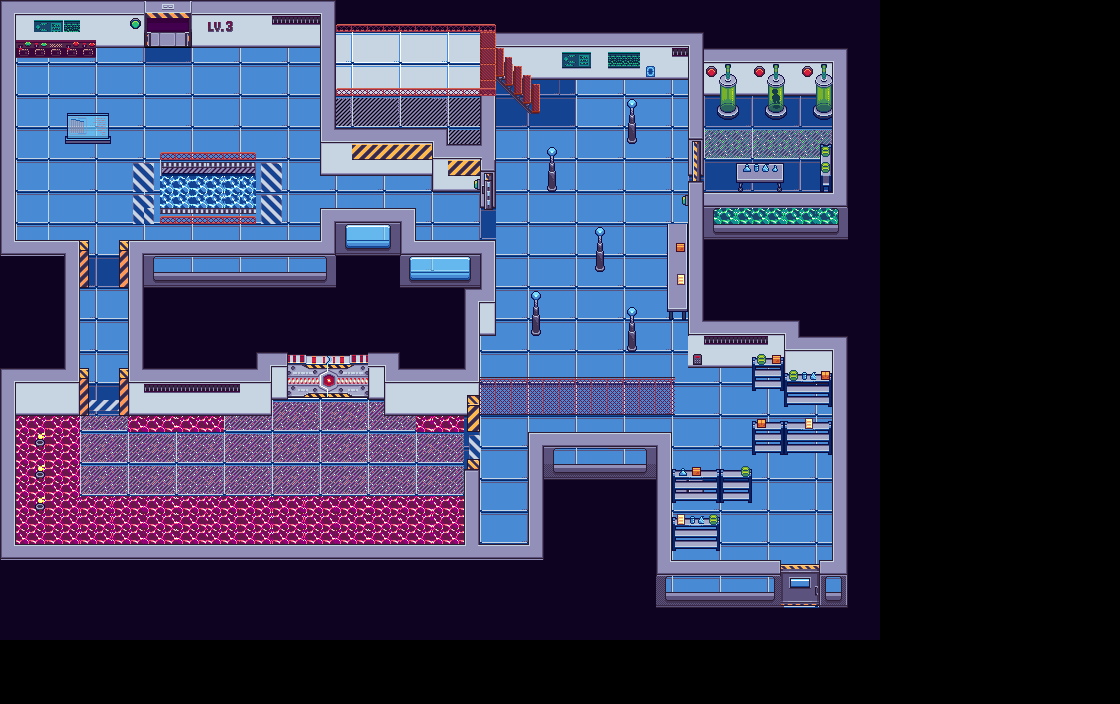

Tiled map render using the project's own tile images. Description and the map definition, with tile-layer contents summarised, below:
An orthogonal 70x44 tile map with 16x16 px tiles, 6 tile layers (fundo, gradePiso, janela, parede, ...), 7 tilesets and 5 objects.

<map version="1.10" tiledversion="1.12.0" orientation="orthogonal" renderorder="right-down" width="70" height="44" tilewidth="16" tileheight="16" infinite="0" nextlayerid="10" nextobjectid="1">
 <editorsettings>
  <export format="json" />
 </editorsettings>
 <tileset firstgid="1" name="spriteSheet_fireEffect03_21x26" tilewidth="16" tileheight="16" tilecount="63" columns="7">
  <image source="../Assets/tiles_laboratory_LandOfPixels/16px/spriteSheet_fireEffect03_21x26.png" width="126" height="156" />
 </tileset>
 <tileset firstgid="64" name="spriteSheet_lightBulbSmallAnimation_16x16" tilewidth="16" tileheight="16" tilecount="8" columns="8">
  <image source="../Assets/tiles_laboratory_LandOfPixels/16px/spriteSheet_lightBulbSmallAnimation_16x16.png" width="128" height="16" />
 </tileset>
 <tileset firstgid="72" name="spriteSheet_lightingBulb02_68x73" tilewidth="16" tileheight="16" tilecount="675" columns="25">
  <image source="../Assets/tiles_laboratory_LandOfPixels/16px/spriteSheet_lightingBulb02_68x73.png" width="408" height="438" />
 </tileset>
 <tileset firstgid="747" name="spriteSheet_tiledLiquids_16x16" tilewidth="16" tileheight="16" tilecount="48" columns="16">
  <image source="../Assets/tiles_laboratory_LandOfPixels/16px/spriteSheet_tiledLiquids_16x16.png" width="256" height="48" />
 </tileset>
 <tileset firstgid="795" name="tilesFloor" tilewidth="16" tileheight="16" tilecount="198" columns="11">
  <image source="../Assets/tiles_laboratory_LandOfPixels/16px/tilesFloor.png" width="176" height="288" />
 </tileset>
 <tileset firstgid="993" name="tilesStuff" tilewidth="16" tileheight="16" tilecount="592" columns="37">
  <image source="../Assets/tiles_laboratory_LandOfPixels/16px/tilesStuff.png" width="592" height="256" />
  <tile id="433">
   <objectgroup draworder="index">
    <object id="1" x="3.0622" y="1.08944" width="12.9555" height="14.8988" />
   </objectgroup>
  </tile>
  <tile id="472">
   <objectgroup draworder="index">
    <object id="1" x="6.24218" y="6.44829" width="3.0622" height="1.70777" />
    <object id="2" x="-10.9533" y="1.35444" width="17.7549" height="5.8594" />
    <object id="3" x="7.33162" y="6.41884" />
    <object id="4" x="5.82996" y="6.21273" width="1.58999" height="1.17777" />
   </objectgroup>
  </tile>
 </tileset>
 <tileset firstgid="1585" name="tilesWalls" tilewidth="16" tileheight="16" tilecount="192" columns="12">
  <image source="../Assets/tiles_laboratory_LandOfPixels/16px/tilesWalls.png" width="192" height="256" />
 </tileset>
 <layer id="1" name="fundo" width="70" height="44">
  <data>[3080 cells, 1756 non-empty, 53 distinct tile ids]</data>
 </layer>
 <layer id="9" name="gradePiso" width="70" height="44">
  <data>[3080 cells, 134 non-empty, 6 distinct tile ids]</data>
 </layer>
 <layer id="8" name="janela" width="70" height="44">
  <data>[3080 cells, 95 non-empty, 21 distinct tile ids]</data>
 </layer>
 <layer id="4" name="parede" width="70" height="44">
  <data>[3080 cells, 491 non-empty, 53 distinct tile ids]</data>
 </layer>
 <layer id="3" name="objetosDeCenário" width="70" height="44">
  <data>[3080 cells, 301 non-empty, 157 distinct tile ids]</data>
 </layer>
 <layer id="6" name="ObjetosEmCimaDEObjetos" width="70" height="44">
  <data>[3080 cells, 36 non-empty, 21 distinct tile ids]</data>
 </layer>
 <objectgroup id="5" name="Object Layer 1" visible="0" />
</map>
